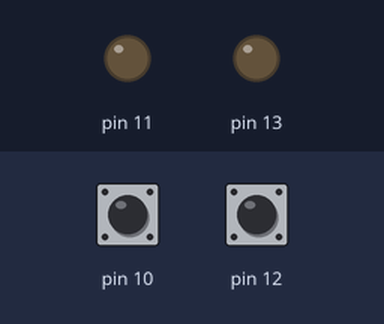
Recording of a sketch running on a simulated Arduino Uno, built with avr-gcc and run on an emulated ATmega328P. Parts: output pins drawn as LEDs (lit = HIGH). Inputs (shaded band) come from the test bench; at power-on: pin 10 HIGH, pin 12 HIGH.

Above: at 1.2 s.
1.3 s: pin 10 pulled LOW for 0.15 s
At 2.0 s:
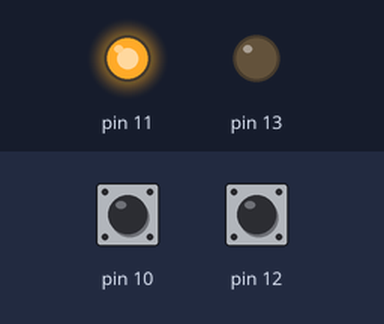
2.9 s: pin 12 pulled LOW for 0.15 s
At 4.2 s:
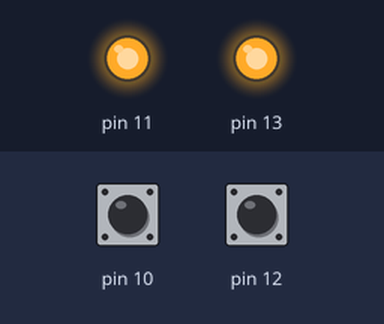
4.5 s: pin 10 pulled LOW for 1 s
At 6.7 s:
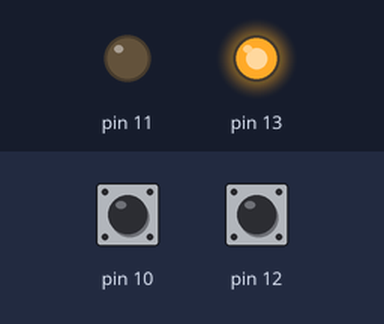
7.0 s: pin 10 pulled LOW for 3.2 s
At 11.4 s:
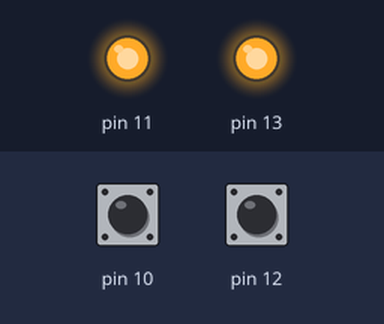
11.7 s: pin 12 pulled LOW for 1 s
At 13.6 s:
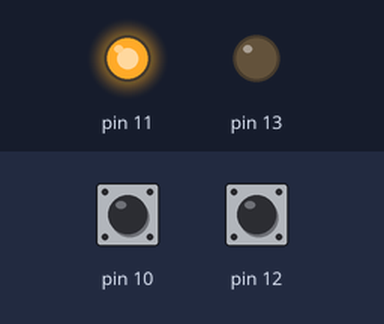
Timing chart, 0 to 15.1 s (numbered marks = the images above; inputs shaded):
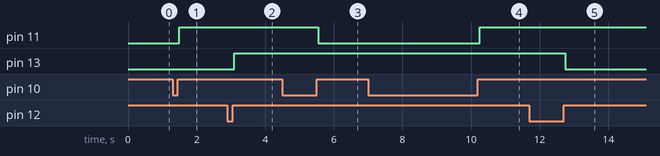

Measured:
- after the input at 1.3 s, pin 11: LOW → HIGH after 0.20 s
- after the input at 2.9 s, pin 13: LOW → HIGH after 0.20 s
- after the input at 4.5 s, pin 11: HIGH → LOW after 1.0 s
- after the input at 7.0 s, pin 11: LOW → HIGH after 3.2 s
- after the input at 11.7 s, pin 13: HIGH → LOW after 1.1 s

The sketch:

article5.ino
```cpp
#include <MomentaryOnSwitch.h>

const int SWITCH = 12;
const int LED = 13;
const int SWITCH2 = 10;
const int LED2 = 11;

MomentaryOnSwitch switch1(12,13);
MomentaryOnSwitch switch2(10,11);

void setup() {
  Serial.begin(9600);
}

void loop() {
 switch1.check();
 switch2.check();
}
```

MomentaryOnSwitch.cpp
```cpp
#include "Arduino.h"
#include "MomentaryOnSwitch.h"

MomentaryOnSwitch::MomentaryOnSwitch(int switchPin, int ledPin) {
	pinMode(switchPin, INPUT_PULLUP);
	pinMode(ledPin, OUTPUT);
	_switchPin = switchPin;
	_ledPin = ledPin;
	_previousSwitchState = HIGH;
	_lastStateChange = millis();
	_switchState = HIGH;
	_ledState = false;
}

void MomentaryOnSwitch::check() {
	int now = digitalRead(_switchPin);
	if(_previousSwitchState != now) {
		_lastStateChange = millis();
   }

  if((millis() - _lastStateChange) >= 50) {
    if( _switchState != now) {
		 _switchState = now;

      if( _switchState == HIGH) {
        _ledState = !_ledState;;
      }
    }
  }

  digitalWrite(_ledPin, _ledState);
  _previousSwitchState = now;
}
```

MomentaryOnSwitch.h
```cpp
#ifndef MomentaryOnSwitch_h
#define MomentaryOnSwitch_h

#include "Arduino.h"

class MomentaryOnSwitch {
	public:
		MomentaryOnSwitch(int switchPin, int ledPin);
		void check();
	private:
		int _switchPin;
		int _ledPin;
		int _previousSwitchState;
		int _lastStateChange;
		int _switchState;
		bool _ledState;
};

#endif
```
